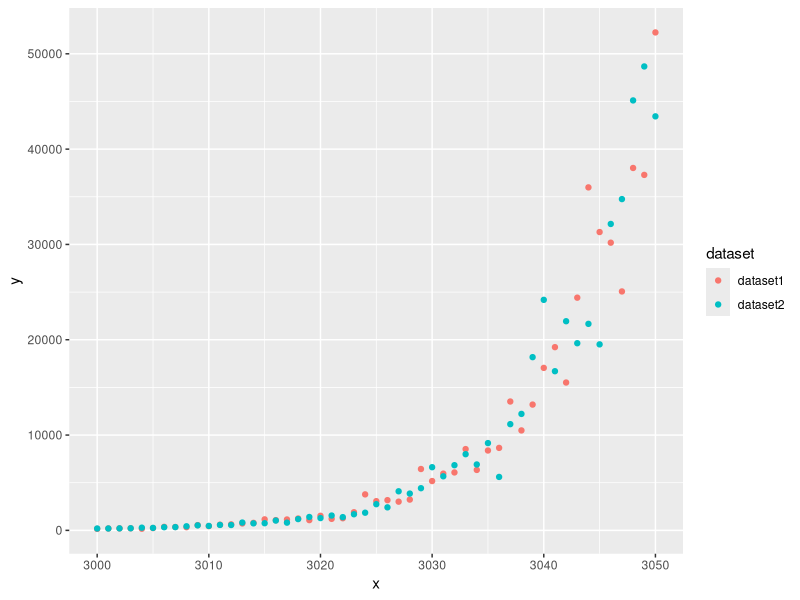
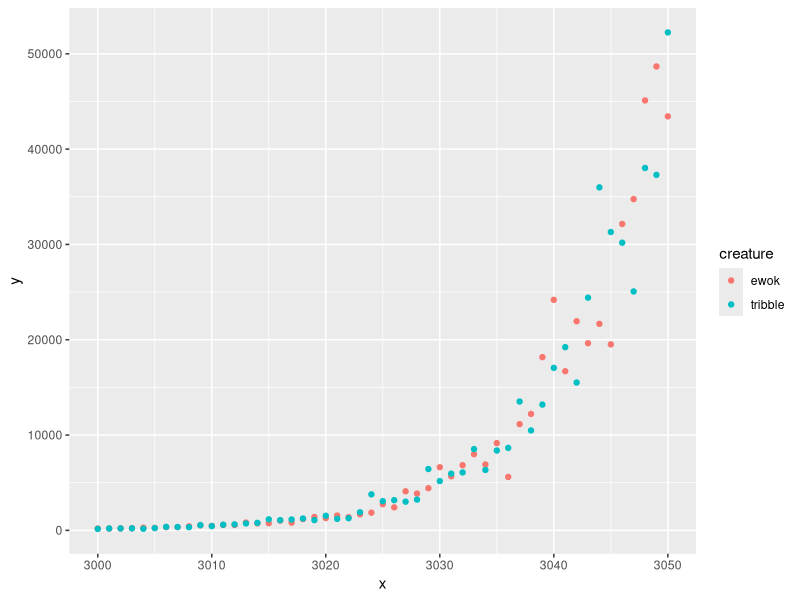
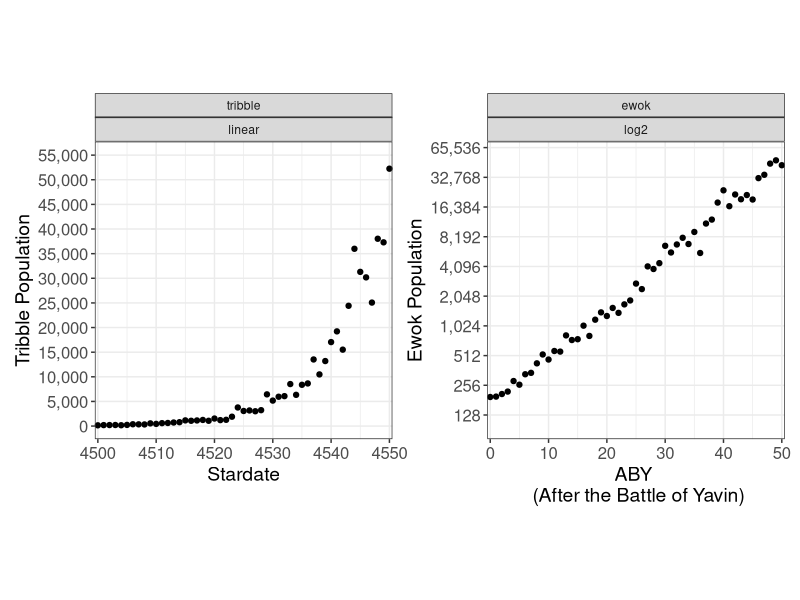
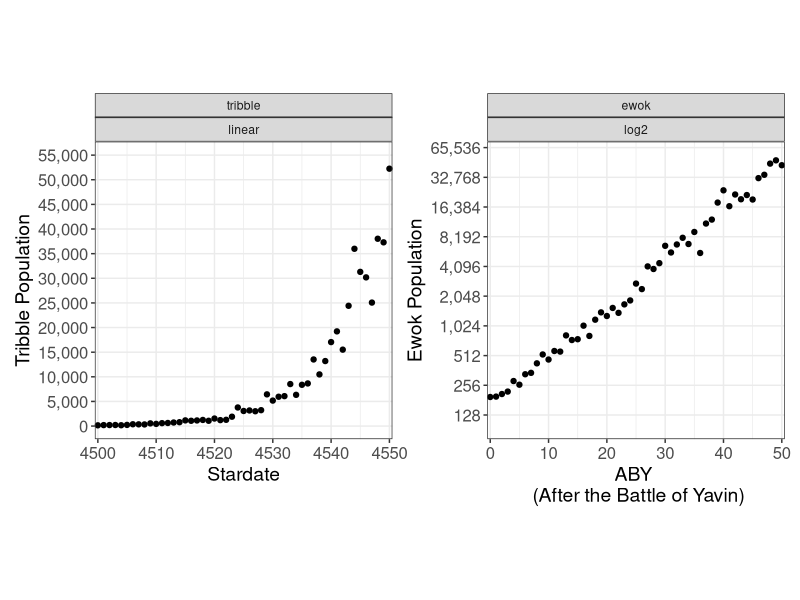

R code for these plots, in order:
library(readr)
library(tidyverse)
library(scales)
library(patchwork)

simulated_data  <- read_csv("ISU-Graphics-Group/2022-02-16-intergalatic-population-estimation/data/simulated-data.csv")

simulated_data %>%
  ggplot(aes(x = x, y = y, color = dataset)) +
  geom_point()

rand <- tibble(
  dataset = sample(c("dataset1", "dataset2"), 2, replace = F),
  creature = sample(c("tribble", "ewok"), 2, replace = F),
  scale    = sample(c("linear", "log2"), 2, replace = F)
) 

simulated_data <- rand %>%
  right_join(simulated_data, by = "dataset") %>%
  mutate(date = ifelse(creature == "tribble", x + 1500, x - 3000))
simulated_data

simulated_data %>%
  ggplot(aes(x = x, y = y, color = creature)) +
  geom_point()

# tribble plot (linear)
tribblePlot <- simulated_data %>%
  filter(creature == "tribble") %>%
  ggplot(aes(x = date, y = y)) +
  geom_point() +
  theme_bw() +
  theme(aspect.ratio = 1,
        axis.title = element_text(size = 14),
        axis.text = element_text(size = 12)
  ) +
  facet_grid(~creature + scale) +
  scale_x_continuous("Stardate", expand = c(0.01,0.01)) + 
  scale_y_continuous("Tribble Population",
                     limits = c(100, 55000),
                     breaks = seq(0, 55000, 5000),
                     labels = comma,
                     minor_breaks = c())


# ewok plot (log2)
ewokPlot <- simulated_data %>%
  filter(creature == "ewok") %>%
  ggplot(aes(x = date, y = y)) +
  geom_point() +
  theme_bw() +
  theme(aspect.ratio = 1,
        axis.title = element_text(size = 14),
        axis.text = element_text(size = 12)
  ) +
  facet_grid(~creature + scale) +
    scale_x_continuous("ABY \n (After the Battle of Yavin)", expand = c(0.01,0.01)) + 
    scale_y_continuous("Ewok Population",
                       trans = "log2",
                       limits = c(100, 55000),
                       breaks = 2^seq(0,10000,1),
                       labels = comma,
                       # minor_breaks = c(2^seq(0,10000,1) + (2^seq(0,10000,1)/2), 2^seq(0,10000,1) + 3*(2^seq(0,10000,1)/4))
                       # minor_breaks = 2^seq(0,10000,1) + (2^seq(0,10000,1)/2)
                       # minor_breaks = seq(0, 55000, 5000)
                       # minor_breaks = c(156, 312)
                       minor_breaks = c()
                       )


finalPlot <- tribblePlot + ewokPlot
finalPlot
ggsave(finalPlot, filename = "ISU-Graphics-Group/2022-02-16-intergalatic-population-estimation/images/simulated-data-plot.jpg", width = 11, height = 5)
